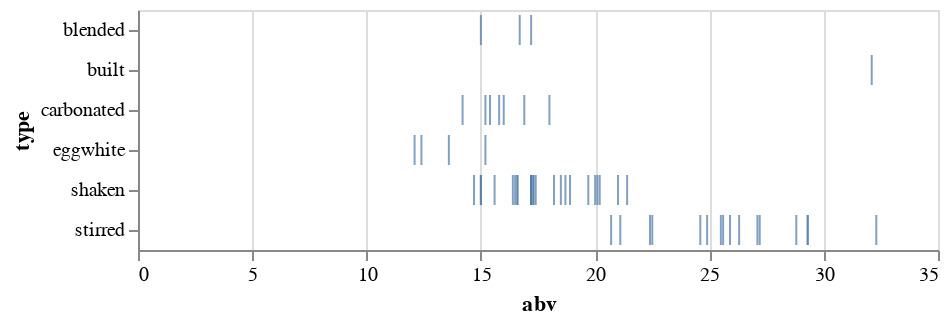

Notebook code for this chart:
### Markdown cell above
#### Tick

### Code cell
alt.Chart(cocktails).mark_tick().encode(
    x='abv',
    y='type'
)

### Figure 1 — Vega-Lite specification as saved in the notebook (floating-point values rounded to 4 significant figures)
{"config": {"view": {"continuousWidth": 400, "continuousHeight": 300}}, "data": {"name": "data-eef8cdb9f814de562d6e0a7156484812"}, "mark": "tick", "encoding": {"x": {"type": "quantitative", "field": "abv"}, "y": {"type": "nominal", "field": "type"}}, "$schema": "https://vega.github.io/schema/vega-lite/v4.8.1.json", "datasets": {"data-eef8cdb9f814de562d6e0a7156484812": [{"name": "Pisco Sour", "abv": 12.1, "acid": 0.68, "sugar": 7.2, "type": "eggwhite", "index": 5, "instructions": "Dry shake, shake with ice, coupe. Add 3 drops of Anostura or Amargo Chuncho.", "ingredients": "2 oz pisco (40% abv)<br/>1 oz egg white<br/>3/4 oz lime juice<br/>3/4 oz simple syrup", "ncotw": "not yet"}, {"name": "Pink Lady", "abv": 12.4, "acid": 0.64, "sugar": 9.0, "type": "eggwhite", "index": 6, "instructions": "Dry shake, shake with ice, coupe.", "ingredients": "1 1/2 oz Plymouth gin<br/>1 oz egg white<br/>3/4 oz lemon juice<br/>1/2 oz Grenadine<br/>1/2 oz simple syrup<br/>1/2 oz Lairds Applejack Bottled in Bond", "ncotw": "not yet"}, {"name": "Clover Club", "abv": 13.6, "acid": 0.49, "sugar": 6.7, "type": "eggwhite", "index": 7, "instructions": "Dry shake, shake with ice, coupe. Garnish with a raspberry", "ingredients": "2 oz Plymouth gin<br/>1 oz egg white<br/>1/2 oz Dolin dry vermouth<br/>1/2 oz raspberry syrup<br/>1/2 oz lemon juice<br/>1 oz egg white", "ncotw": "<a href=\"https://www.reddit.com/r/cocktails/comments/1go8m1/not_cocktail_of_the_week_24_clover_club/\">#24</a>"}, {"name": "Whiskey Sour", "abv": 15.2, "acid": 0.53, "sugar": 7.1, "type": "eggwhite", "index": 8, "instructions": "Dry shake, shake with ice, coupe.", "ingredients": "2 oz rye (50% abv)<br/>3/4 oz simple syrup<br/>0.625 oz lemon juice<br/>2 drops saline solution<br/>1 oz egg white", "ncotw": "not yet"}, {"name": "Daiquiri with More Lime", "abv": 14.7, "acid": 0.94, "sugar": 8.7, "type": "shaken", "index": 9, "instructions": "Shake, coupe.", "ingredients": "2 oz white rum (40% abv)<br/>0.875 oz lime juice<br/>3/4 oz simple syrup", "ncotw": "<a href=\"https://www.reddit.com/r/cocktails/comments/1i0sbt/not_cocktail_of_the_week_27_daiquiri/\">#27</a>"}, {"name": "Honeysuckle", "abv": 15.0, "acid": 0.85, "sugar": 8.9, "type": "shaken", "index": 10, "instructions": "Shake, coupe. Garnish with lime wheel.", "ingredients": "2 oz white rum (40% abv)<br/>3/4 oz lime juice<br/>3/4 oz honey syrup", "ncotw": "<a href=\"https://www.reddit.com/r/cocktails/comments/1kd90i/not_cocktail_of_the_week_32_bees_knees/\">#32</a>"}, {"name": "Classic Daiquiri", "abv": 15.0, "acid": 0.85, "sugar": 8.9, "type": "shaken", "index": 11, "instructions": "Shake, coupe.", "ingredients": "2 oz white rum (40% abv)<br/>3/4 oz lime juice<br/>3/4 oz simple syrup", "ncotw": "<a href=\"https://www.reddit.com/r/cocktails/comments/1i0sbt/not_cocktail_of_the_week_27_daiquiri/\">#27</a>"}, {"name": "Blood and Sand", "abv": 15.6, "acid": 0.19, "sugar": 8.0, "type": "shaken", "index": 12, "instructions": "Shake, coupe. (Optionally flamed) orange twist.", "ingredients": "1 oz Scotch (43% abv)<br/>3/4 oz Cherry Herring<br/>3/4 oz sweet vermouth<br> 1/2 oz orange jucie", "ncotw": "<a href=\"https://www.reddit.com/r/cocktails/comments/1yds2e/not_cocktail_of_the_week_59_blood_and_sand/\">#59</a>"}, {"name": "Alexander", "abv": 16.4, "acid": 0.0, "sugar": 3.1, "type": "shaken", "index": 13, "instructions": "Shake, coupe. Grated nutmeg.", "ingredients": "2 oz Cognac (41% abv)<br/>1 oz heavy cream<br/>1/4 oz Demerara syrup", "ncotw": "not yet"}, {"name": "Hemingway Daiquiri", "abv": 16.5, "acid": 0.98, "sugar": 5.1, "type": "shaken", "index": 14, "instructions": "Shake, coupe. Garnish with lime wheel.", "ingredients": "2 oz white rum (40% abv)<br/>3/4 oz lime juice<br/>1/2 oz grapefruit juice<br/>1/2 oz Luxardo Maraschino<br/>2 drops saline solution", "ncotw": "<a href=\"https://www.reddit.com/r/cocktails/comments/1i0sbt/not_cocktail_of_the_week_27_daiquiri/\">#27</a>"}, {"name": "Brown Derby", "abv": 16.6, "acid": 0.44, "sugar": 7.6, "type": "shaken", "index": 15, "instructions": "Shake, coupe. Express and discard grapefruit twist.", "ingredients": "2 oz bourbon (45% abv)<br/>1 oz grapefruit juice<br/>1/2 oz honey syrup", "ncotw": "<a href=\"https://www.reddit.com/r/cocktails/comments/2a9ow3/not_cocktail_of_the_week_79_brown_derby/\">#79</a>"}, {"name": "Cosmopolitan (Modern/Bastardized)", "abv": 16.6, "acid": 1.05, "sugar": 5.5, "type": "shaken", "index": 16, "instructions": "Shake, coupe. Express and discard (optionally flamed) orange twist.", "ingredients": "1 1/2 oz Absolut Citron vodka<br/>3/4 oz Cointreau<br/>3/4 oz cranberry juice<br/>1/2 oz lime juice", "ncotw": "not yet"}, {"name": "Gold Rush", "abv": 17.2, "acid": 0.83, "sugar": 8.7, "type": "shaken", "index": 17, "instructions": "Shake, server over large rock.", "ingredients": "2 oz bourbon (47% abv)<br/>3/4 oz lemon juice<br/>3/4 oz honey syrup", "ncotw": "not yet"}, {"name": "Southside", "abv": 17.2, "acid": 0.83, "sugar": 8.7, "type": "shaken", "index": 18, "instructions": "Shake with handful mint, coupe. Garnish with mint.", "ingredients": "2 oz gin (47% abv)<br/>3/4 oz lemon juice<br/>3/4 oz simple syrup", "ncotw": "<a href=\"https://www.reddit.com/r/cocktails/comments/1jfrqi/not_cocktail_of_the_week_30_southside_and/\">#30</a>"}, {"name": "Bee's Knees", "abv": 17.2, "acid": 0.83, "sugar": 8.7, "type": "shaken", "index": 19, "instructions": "Shake, coupe. Garnish with lemon wheel.", "ingredients": "2 oz gin (47% abv)<br/>3/4 oz lemon juice<br/>3/4 oz honey syrup", "ncotw": "<a href=\"https://www.reddit.com/r/cocktails/comments/1kd90i/not_cocktail_of_the_week_32_bees_knees/\">#32</a>"}, {"name": "20th Century Cocktail", "abv": 17.3, "acid": 0.85, "sugar": 6.5, "type": "shaken", "index": 20, "instructions": "Shake, coupe.", "ingredients": "1 1/2 oz gin (47% abv)<br/>3/4 oz lemon juice<br/>3/4 oz white crme de cacao<br/>3/4 oz Lillet Blanc", "ncotw": "<a href=\"https://www.reddit.com/r/cocktails/comments/2377jm/not_cocktail_of_the_week_67_the_20th_century/\">#67</a>"}, {"name": "Fresh Lime Gimlet", "abv": 17.3, "acid": 0.82, "sugar": 8.7, "type": "shaken", "index": 21, "instructions": "Shake, coupe. Garnish with lime wheel.", "ingredients": "2 oz gin (47.4% abv)<br/>3/4 oz lime juice<br/>3/4 oz simple syrup", "ncotw": "<a href=\"https://www.reddit.com/r/cocktails/comments/28i1dn/not_cocktail_of_the_week_76_gimlet/\">#76</a>"}, {"name": "Corpse Reviver #2", "abv": 17.4, "acid": 1.03, "sugar": 5.7, "type": "shaken", "index": 22, "instructions": "Shake, coupe. Express and discard orange twist.", "ingredients": "3/4 oz lemon juice<br/>3/4 oz gin (47% abv)<br/>3/4 oz Cointreau<br/>3/4 oz Lillet Blanc", "ncotw": "<a href=\"https://www.reddit.com/r/cocktails/comments/1779xr/ncotw_3_corpse_reviver_2/\">#3</a>"}, {"name": "Jack Rose", "abv": 18.2, "acid": 0.81, "sugar": 8.5, "type": "shaken", "index": 23, "instructions": "Shake, coupe.", "ingredients": "2 oz apple brandy (50% abv)<br/>3/4 oz Grenadine<br/>3/4 oz lemon juice<br>1 dash Angostura bitters", "ncotw": "<a href=\"https://www.reddit.com/r/cocktails/comments/1bnysd/not_cocktail_of_the_week_13_jack_rose/\">#13</a>"}, {"name": "Margarita", "abv": 18.5, "acid": 0.76, "sugar": 6.0, "type": "shaken", "index": 24, "instructions": "Shake, coupe (optionally salted rim).", "ingredients": "2 oz blanco tequila (40% abv)<br/>3/4 oz lime juice<br/>3/4 oz Cointreau<br/>1/4 oz simple syrup<br/>5 drops saline solution", "ncotw": "not yet"}, {"name": "Aviation", "abv": 18.7, "acid": 0.81, "sugar": 5.1, "type": "shaken", "index": 25, "instructions": "Shake, coupe.", "ingredients": "2 oz Plymouth gin<br/>3/4 oz lemon juice<br/>1/2 oz Luxardo Maraschino<br/>1/4 oz crem de violette", "ncotw": "not yet"}, {"name": "Sidecar", "abv": 18.9, "acid": 0.76, "sugar": 6.0, "type": "shaken", "index": 26, "instructions": "Shake, coupe. Express and discard orange twist.", "ingredients": "2 oz Cognac (41% abv)<br/>3/4 oz Cointreau<br/>3/4 oz lemon juice<br/>1/4 oz simple syrup", "ncotw": "<a href=\"https://www.reddit.com/r/cocktails/comments/19cmfw/not_cocktail_of_the_week_8_sidecar/\">#8</a>"}, {"name": "Champs-Elysses", "abv": 19.7, "acid": 0.8, "sugar": 5.2, "type": "shaken", "index": 27, "instructions": "Shake, coupe. Express and discard lemon twist.", "ingredients": "2 oz Cognac (41% abv)<br/>3/4 oz lemon juice<br/>1/2 oz Green Chartreuse<br/>1/4 oz simple syrup<br/>1 dash Angostura bitters", "ncotw": "<a href=\"https://www.reddit.com/r/cocktails/comments/209moq/not_cocktail_of_the_week_62_champs_%C3%A9lys%C3%A9es/\">#62</a>"}, {"name": "Last Word", "abv": 20.0, "acid": 0.92, "sugar": 9.6, "type": "shaken", "index": 28, "instructions": "Shake, coupe.", "ingredients": "3/4 oz lime juice<br/>3/4 oz Green Chartreuse<br/>3/4 oz Luxardo Marschino<b4/>3/4 oz Plymouth gin<br/>2 drop saline", "ncotw": "<a href=\"https://www.reddit.com/r/cocktails/comments/14c11h/cocktail_of_the_week_1_last_word/\">COTW #1</a>"}, {"name": "Between the Sheets", "abv": 20.1, "acid": 0.58, "sugar": 4.5, "type": "shaken", "index": 29, "instructions": "Shake, coupe. Express and discard lemon twist.", "ingredients": "1 1/2 oz Cognac (41% abv)<br/>3/4 oz Curacao<br/>1/2 oz white rum (40% abv)<br/>1/2 oz lemon juice", "ncotw": "<a href=\"https://www.reddit.com/r/cocktails/comments/1xqbox/not_cocktail_of_the_week_58_between_the_sheets/\">#58</a>"}, {"name": "Brady Crusta", "abv": 20.2, "acid": 0.58, "sugar": 7.6, "type": "shaken", "index": 30, "instructions": "Shake, coupe (sugar-rimmed). Large lemon spiral.", "ingredients": "2 oz Cognac (41% abv)<br/>1/2 oz Curacao<br/>1/2 oz lemon juice<br/>1/4 oz Luxardo Maraschino", "ncotw": "not yet"}, {"name": "Pegu Club", "abv": 21.0, "acid": 0.78, "sugar": 4.2, "type": "shaken", "index": 31, "instructions": "Shake, coupe. Garnish with lime wheel.", "ingredients": "2 oz gin (47.3% abv)<br/>3/4 oz lime juice<br/>3/4 oz Curacao<br/>1 dash orange bitters<br/>1 dash Angostura bitters", "ncotw": "<a href=\"https://www.reddit.com/r/cocktails/comments/1c3psn/not_cocktail_of_the_week_14_pegu_club/\">#14</a>"}, {"name": "Blinker", "abv": 21.4, "acid": 0.39, "sugar": 4.1, "type": "shaken", "index": 32, "instructions": "Shake, coupe.", "ingredients": "2 oz rye (50% abv)<br/>3/4 oz grapefruit juice<br/>1 bsp raspberry syrup", "ncotw": "not yet"}, {"name": "Negroni", "abv": 20.7, "acid": 0.14, "sugar": 9.4, "type": "stirred", "index": 33, "instructions": "Stir. Coupe or over a large rock. Orange or grapefruit twist.", "ingredients": "1 oz sweet vermouth<br/>1 oz gin (47.3% abv)<br/>1 oz Campari", "ncotw": "<a href=\"https://www.reddit.com/r/cocktails/comments/1aoe1c/not_cocktail_of_the_week_11_negroni/\">#11</a>"}, {"name": "Blackthorn", "abv": 21.1, "acid": 0.1, "sugar": 6.3, "type": "stirred", "index": 34, "instructions": "Stir, coupe. Orange twist.", "ingredients": "1 1/2 oz Plymouth gin<br/>3/4 oz sweet vermouth<br/>3/4 oz sloe gin<br/>2 dashes orange bitters", "ncotw": "not yet"}, {"name": "Hanky Panky", "abv": 22.4, "acid": 0.2, "sugar": 5.6, "type": "stirred", "index": 35, "instructions": "Stir, coupe. Orange twist.", "ingredients": "1 1/2 oz sweet vermouth<br/>1 1/2 oz gin (47% abv)<br/>1 bsp Fernet Branca", "ncotw": "<a href=\"https://www.reddit.com/r/cocktails/comments/5c2njb/not_cocktail_of_the_week_123_hanky_panky/\">#123</a>"}, {"name": "Martinez", "abv": 22.5, "acid": 0.13, "sugar": 6.6, "type": "stirred", "index": 36, "instructions": "Stir, coupe. Lemon twist.", "ingredients": "2 oz Old Tom gin (40% abv)<br/>1 oz sweet vermouth<br/>1/4 oz Luxardo Maraschino<br/>1 dash Angostura bitters<br/>1 dash orange bitters", "ncotw": "<a href=\"https://www.reddit.com/r/cocktails/comments/1ck6v2/not_cocktail_of_the_week_15_martinez/\">#15</a>"}, {"name": "Manhatan (Boubon, 45% abv)", "abv": 24.6, "acid": 0.14, "sugar": 3.7, "type": "stirred", "index": 37, "instructions": "Stir, coupe. Orange twist or cherry.", "ingredients": "2 oz bourbon (45% abv)<br/>1 oz sweet vermouth<br/>2 dashes Angostura bitters", "ncotw": "<a href=\"https://www.reddit.com/r/cocktails/comments/16pciv/not_cocktail_of_the_week_2_the_manhattan/\">#2</a>"}, {"name": "Bobby Burns", "abv": 24.9, "acid": 0.1, "sugar": 4.2, "type": "stirred", "index": 38, "instructions": "Stir, coupe. Lemon twist.", "ingredients": "2 oz Scotch (43% abv)<br/>3/4 oz sweet vermouth<br/>1/4 oz Benedictine", "ncotw": "<a href=\"https://www.reddit.com/r/cocktails/comments/169jv7/cocktail_of_the_week_3_bobby_burns/\">#1</a>"}, {"name": "Rob Roy", "abv": 25.5, "acid": 0.09, "sugar": 2.5, "type": "stirred", "index": 39, "instructions": "Stir, coupe. Lemon twist.", "ingredients": "2.5 oz Scotch (43% abv)<br/>3/4 oz sweet vermouth<br/>2 dashes Angostura bitters", "ncotw": "<a href=\"https://www.reddit.com/r/cocktails/comments/2owdug/not_cocktail_of_the_week_101_rob_roy/\">#101</a>"}, {"name": "Old Pal", "abv": 25.6, "acid": 0.09, "sugar": 4.0, "type": "stirred", "index": 40, "instructions": "Stir, coupe.", "ingredients": "2 oz rye (50% abv)<br/>3/4 oz Campari<br/>3/4 oz dry vermouth", "ncotw": "<a href=\"https://www.reddit.com/r/cocktails/comments/2sfsns/not_cocktail_of_the_week_105_old_pal/\">#105</a>"}, {"name": "Vieux Carre", "abv": 25.9, "acid": 0.1, "sugar": 4.1, "type": "stirred", "index": 41, "instructions": "Stir, serve over large rock.", "ingredients": "1 oz rye (50% abv)<br/>1 oz Cognac (41% abv)<br/>3/4 oz sweet vermouth<br/>1/4 oz Benedictine<br/>1 dash Angostura bitters<br/>1 dash Peychaud's bitters", "ncotw": "<a href=\"https://www.reddit.com/r/cocktails/comments/1a8cs5/not_cocktail_of_the_week_10_vieux_carr%C3%A9/\">#10</a>"}, {"name": "Brooklyn", "abv": 26.3, "acid": 0.06, "sugar": 4.2, "type": "stirred", "index": 42, "instructions": "Stir, coupe. Garnish with cherry.", "ingredients": "2 oz rye (50% abv)<br/>1/2 oz Amer Picon<br/>1/2 oz dry vermouth<br/>1/4 oz Luxardo Maraschino<br/>1 dash Angostura bitters", "ncotw": "<a href=\"https://www.reddit.com/r/cocktails/comments/2ni3ba/not_cocktail_of_the_week_99_the_brooklyn/\">#99</a>"}, {"name": "Bijou", "abv": 27.1, "acid": 0.14, "sugar": 9.3, "type": "stirred", "index": 43, "instructions": "Stir, coupe. Lemon twist or cherry.", "ingredients": "1 oz gin (47.3% abv)<br/>1 oz sweet vermouth<br/>1 oz Green Chartreuse<br/>1 dash orange bitters", "ncotw": "<a href=\"https://www.reddit.com/r/cocktails/comments/2ypbjw/not_cocktail_of_the_week_109_bijou/\">#109</a>"}, {"name": "Manhatan (Rye, 50% abv)", "abv": 27.2, "acid": 0.12, "sugar": 3.4, "type": "stirred", "index": 44, "instructions": "Stir, coupe. Orange twist or cherry.", "ingredients": "2 oz rye (50% abv)<br/>0.875 oz sweet vermouth<br/>2 dashes Angostura bitters", "ncotw": "<a href=\"https://www.reddit.com/r/cocktails/comments/16pciv/not_cocktail_of_the_week_2_the_manhattan/\">#2</a>"}, {"name": "Rusty Nail", "abv": 28.8, "acid": 0.0, "sugar": 4.1, "type": "stirred", "index": 45, "instructions": "Stir, serve over large rock. Lemon peel.", "ingredients": "2 oz Scotch (43% abv)<br/>1/2 oz Drambuie", "ncotw": "not yet"}, {"name": "Improved Whiskey Cocktail", "abv": 29.3, "acid": 0.0, "sugar": 6.5, "type": "stirred", "index": 46, "instructions": "Stir, sever over large rock in absinthe-rinsed glass. Lemon twist.", "ingredients": "2 oz rye (50% abv)<br/>1/4 oz Luxardo Maraschino<br/>1/4 oz simple syrup<br/>2 dashes Angostura bitters", "ncotw": "<a href=\"https://www.reddit.com/r/cocktails/comments/1hkxy5/not_cocktail_of_the_week_26_improved_whiskey/\">#26</a>"}, {"name": "De La Louisiane", "abv": 29.3, "acid": 0.06, "sugar": 4.5, "type": "stirred", "index": 47, "instructions": "Stir, coupe. Garnish with cherry.", "ingredients": "2 oz rye (50% abv)<br/>1/2 oz Benedictine<br/>1/2 oz sweet vermouth<br/>3 dashes Peychaud's bitters<br/>3 dashes Angostura bitters<br/>3 dashes absinthe", "ncotw": "<a href=\"https://www.reddit.com/r/cocktails/comments/2tzik7/not_cocktail_of_the_week_106_cocktail_a_la/\">#106</a>"}, {"name": "Widow's Kiss", "abv": 32.3, "acid": 0.0, "sugar": 3.7, "type": "stirred", "index": 48, "instructions": "Stir, coupe.", "ingredients": "2 oz apple brandy (50% abv)<br/>1/4 oz Benedictine<br/>1/4 oz Yellow Chartreuse", "ncotw": "<a href=\"https://www.reddit.com/r/cocktails/comments/1toslc/not_cocktail_of_the_week_51_widows_kiss/\">#51</a>"}, {"name": "Old Fashioned", "abv": 32.1, "acid": 0.0, "sugar": 7.6, "type": "built", "index": 49, "instructions": "Build over large rock in old-fashioned glass. Orange twist.", "ingredients": "2 oz bourbon<br/>3/8 oz simple syrup<br/>2 dashes Angostura bitters", "ncotw": "<a href=\"https://www.reddit.com/r/cocktails/comments/1u7nb3/not_cocktail_of_the_week_52_oldfashioned/\">#52</a>"}, {"name": "Blender Daiquiri", "abv": 15.0, "acid": 0.57, "sugar": 8.1, "type": "blended", "index": 50, "instructions": "Blend with 120 g ice, strain, coupe.", "ingredients": "2 1/2 oz water<br/>2 1/4 oz sugard 80-proof rum<br/>1/2 oz lime juice<br/>4 drops saline solution", "ncotw": "not yet"}, {"name": "Blender Margarita", "abv": 17.2, "acid": 0.57, "sugar": 7.9, "type": "blended", "index": 51, "instructions": "Blend with 120 g ice, strain, coupe.", "ingredients": "2 1/2 oz water<br/>1 oz Cointreau<br/>3/4 oz white mezcal<br/>1/2 oz Yellow Chartreuse<br/>1/2 oz lime juice<br/>10 drops Hellfire bitters", "ncotw": "not yet"}, {"name": "Blender Whiskey Sour", "abv": 16.7, "acid": 0.61, "sugar": 7.8, "type": "blended", "index": 52, "instructions": "Blend with 120 g ice, strain, coupe.", "ingredients": "2 1/2 oz water<br/>2 oz sugared 100-proof rye<br/>1/2 oz lemon juice<br/>1/4 oz orange juice<br/>4 drops saline solution", "ncotw": "not yet"}, {"name": "Carbonated Margarita", "abv": 14.2, "acid": 0.44, "sugar": 7.1, "type": "carbonated", "index": 53, "instructions": "Chill, carbonate.", "ingredients": "2 1/2 oz water<br/>2 oz blanco tequila (40% abv)<br/>5/8 oz simple syrip<br/>3/8 oz clarified lime juice<br/>4 drops saline solution", "ncotw": "not yet"}, {"name": "Carbonated Whiskey Sour", "abv": 15.2, "acid": 0.44, "sugar": 7.2, "type": "carbonated", "index": 54, "instructions": "Chill, carbonate.", "ingredients": "5/8 oz water<br/>1 3/4 oz bourbon<br/>5/8 oz simple syrup<br/>3/8 oz clarified lime juice<br/>2 drops saline solution", "ncotw": "not yet"}, {"name": "Gin and Tonic (Dry)", "abv": 15.4, "acid": 0.41, "sugar": 4.9, "type": "carbonated", "index": 55, "instructions": "Chill, carbonate.", "ingredients": "7/8 oz water<br/>1 3/4 oz gin (47.3% abv)<br/>3/8 oz quinine simple syrup<br/>3/8 oz clarified lime juice<br/>2 drops saline solution", "ncotw": "not yet"}, {"name": "Carbonated Negroni", "abv": 16.0, "acid": 0.38, "sugar": 7.3, "type": "carbonated", "index": 56, "instructions": "Chill, carbonate. Express and discard grapefruit twist.", "ingredients": "2 1/4 oz water<br/>1 oz sweet vermouth<br/>1 oz gin  (47.3% abv)<br/>1 oz Campari<br/>1/4 oz clarified lime juice or champagne acid<br/>2 drops saline solution", "ncotw": "not yet"}, {"name": "Gin and Juice Centrifuge", "abv": 15.8, "acid": 0.91, "sugar": 7.2, "type": "carbonated", "index": 57, "instructions": "Chill, carbonate.", "ingredients": "1 6/8 oz centrifuge-clarified grapefruit juice<br/>1 6/8 oz gin<br/>1 3/8 oz water<br/>3/8 oz simple<br/>4 dashes champagne acid", "ncotw": "not yet"}, {"name": "Gin and Juice Agar", "abv": 16.9, "acid": 1.15, "sugar": 5.0, "type": "carbonated", "index": 58, "instructions": "Chill, carbonate.", "ingredients": "2 5/8 oz agar-clarified grapefruit juice<br/>2 oz gin<br/>7/8 oz water<br/>2 drops saline solution", "ncotw": "not yet"}, {"name": "Chartruth", "abv": 18.0, "acid": 0.51, "sugar": 8.3, "type": "carbonated", "index": 59, "instructions": "Chill, carbonate.", "ingredients": "3 1/4 oz water<br/>1 3/4 oz Green Chartreuse<br/>1/2 oz clarified lime juice", "ncotw": "not yet"}]}}
